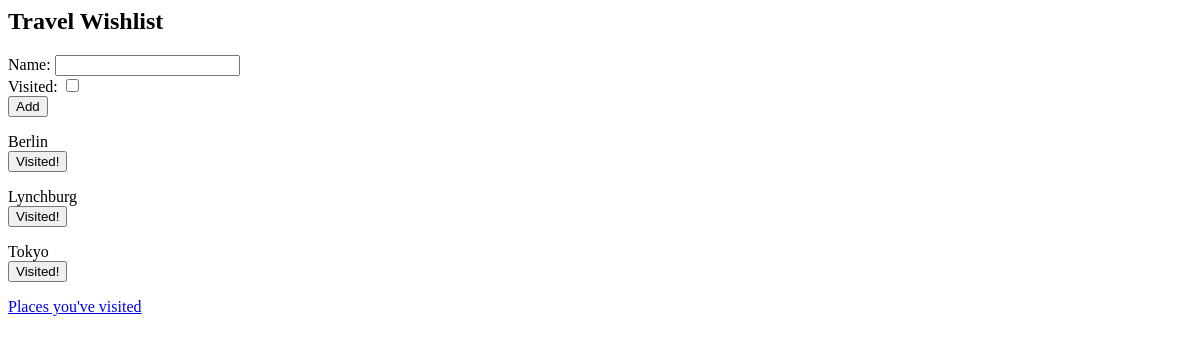
The app's page /, older data.
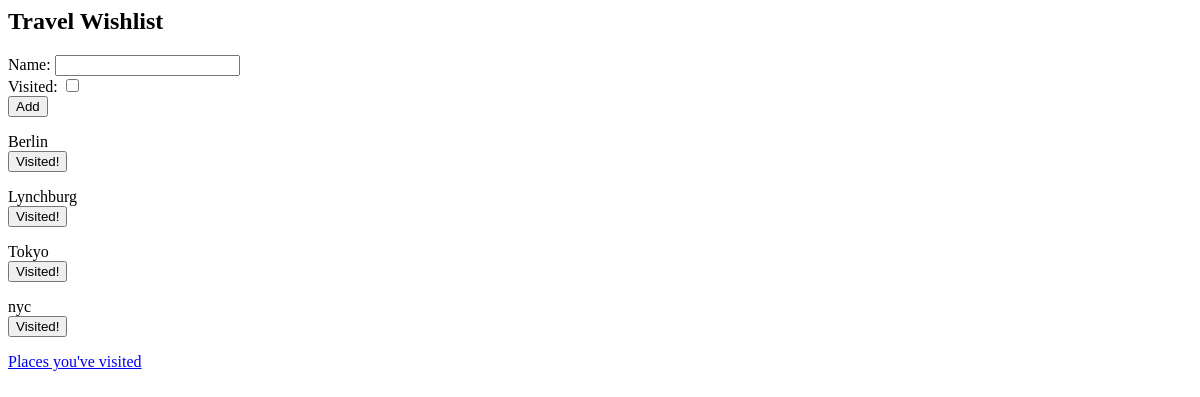
The same page, newer data.
### travel_wishlist/models.py (models this page shows, shortened)
class Place(models.Model):
    name = models.CharField(max_length=200)
    visited = models.BooleanField(default=False)

### travel_wishlist/views.py (the view)
# urls.py: path('', views.place_list, name='place_list'),
def place_list(request):
    if request.method == 'POST':
        form = NewPlaceForm(request.POST)  # create a form the data in the request
        place = form.save() # create a model object from form
        if form.is_valid(): # validation against DB constraints
            place.save() #saves place to db
            return redirect('place_list') #reloads home page.
    places = Place.objects.filter(visited=False).order_by('name')
    new_place_form = NewPlaceForm() # used to create html
    return render(request, 'travel_wishlist/wishlist.html', {'places': places, 'new_place_form': new_place_form})

### travel_wishlist/forms.py
class NewPlaceForm(forms.ModelForm):
    class Meta:
        model = Place
        fields = ('name', 'visited')

### travel_wishlist/templates/travel_wishlist/wishlist.html (shortened to what this page needs)
<h2>Travel Wishlist</h2>
<form method="POST" action="{% url 'place_list'%}">
    {{ new_place_form }}
    <button type="submit">Add</button>
</form>
{% for place in places %}
<div>
    {{ place.name }}
    <form method="POST" action="{% url 'place_was_visited' place.pk%}">
        <button>Visited!</button>
    </form>
</div>
{% empty %}
<p>You have no places in your wishlist.</p>
{% endfor %}
<a href="{% url 'places_visited' %}">Places you've visited</a>

Row changes from the older to the newer data that the page shows:
added Place: name "nyc"
